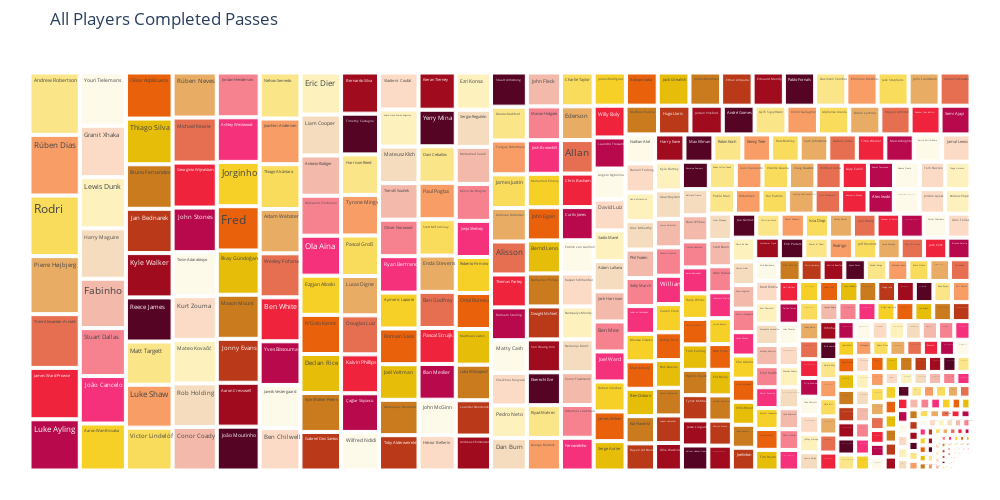

Here is the notebook cell this chart was saved with:
### Code cell
import plotly.express as px

colors=['#fae588','#f79d65','#f9dc5c','#e8ac65','#e76f51','#ef233c','#b7094c'] #color palette

fig = px.treemap(C_Pass_df, path=['Name'],values='Passes_Completed', width=1000, height=500, title = "All Players Completed Passes")
fig.update_layout(
    treemapcolorway = colors, #defines the colors in the treemap
    margin = dict(t=50, l=25, r=25, b=25))

fig.show()

### Figure 1 — Plotly figure (JSON) as saved in the notebook; plotly's stock layout.template omitted (floating-point values rounded to 4 significant figures; data arrays with more than 128 entries replaced by an {"elided": "..."} marker saying what was removed)
{"data": [{"branchvalues": "total", "domain": {"x": [0, 1], "y": [0, 1]}, "hovertemplate": "labels=%{label}<br>Passes_Completed=%{value}<br>parent=%{parent}<br>id=%{id}<extra></extra>", "ids": {"elided": "524 str values"}, "labels": {"elided": "524 str values"}, "name": "", "parents": {"elided": "524 str values"}, "type": "treemap", "values": {"elided": "524 int values"}}], "layout": {"height": 500, "legend": {"tracegroupgap": 0}, "margin": {"b": 25, "l": 25, "r": 25, "t": 50}, "title": {"text": "All Players Completed Passes"}, "treemapcolorway": ["#fae588", "#f79d65", "#f9dc5c", "#e8ac65", "#e76f51", "#ef233c", "#b7094c"], "width": 1000}}
